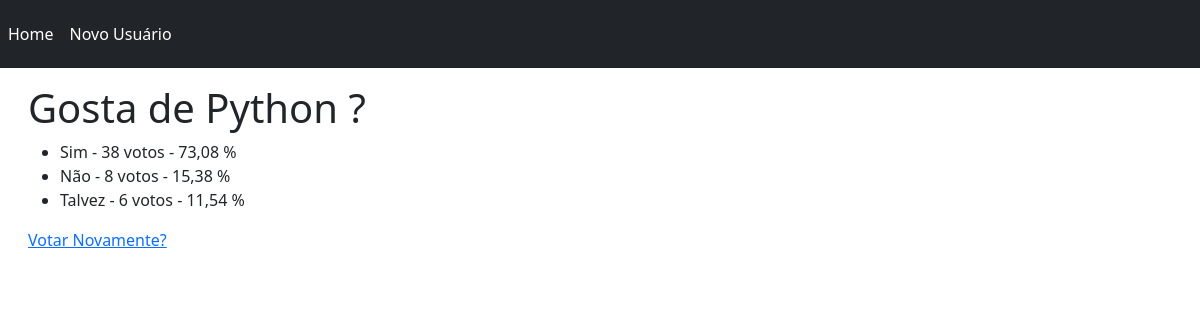
/polls/1/results/, run on an earlier commit of the app's database.
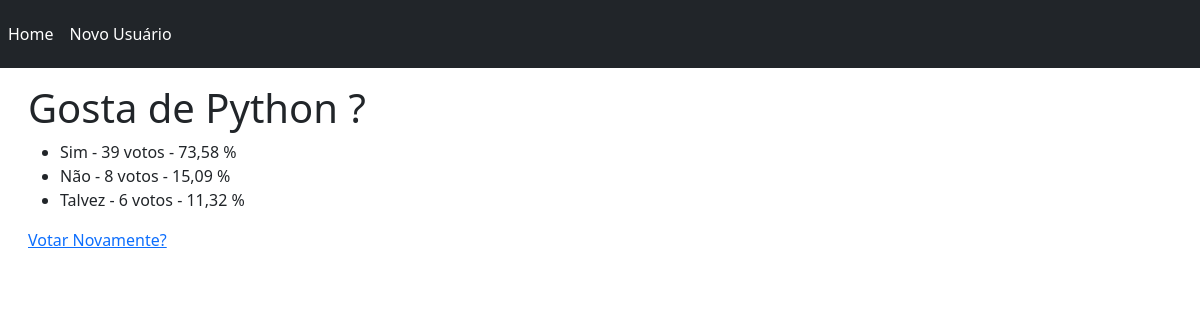
And on a later commit of the database.
### polls/models.py (models this page shows, shortened)
class Pergunta(models.Model):
    texto_da_pergunta = models.CharField(max_length=200)
    data_publicacao = models.DateTimeField("Data Publicação")

class Resposta(models.Model):
    pergunta = models.ForeignKey(Pergunta, on_delete=models.CASCADE)
    texto_da_resposta = models.CharField(max_length=200)
    votos = models.IntegerField(default=0)
    def totalVotos(self):
        id_pergunta = self.pergunta.id
        pergunta = Pergunta.objects.get(id=id_pergunta)
        total_votos = Resposta.objects.filter(pergunta=id_pergunta).aggregate(Sum("votos")).get('votos__sum', 0.00)
        percentual = ((self.votos * 100) / total_votos)
        return percentual

### polls/views.py (the view)
# urls.py: path("<int:pergunta_id>/results/", views.ResultsView, name="Resultados"),
def ResultsView(request, pergunta_id):
    pergunta = get_object_or_404(Pergunta, id=pergunta_id)
    return render(request, "polls/resultado.html", {"pergunta": pergunta})

### polls/templates/polls/resultado.html (shortened to what this page needs)
{% extends "polls/layout.html" %}
{% block conteudo %}
    <h1>{{ pergunta.texto_da_pergunta }}</h1>
    <ul>
        {% for escolha in pergunta.resposta_set.all %}
            <li>{{ escolha.texto_da_resposta }} - {{ escolha.votos }} voto{{ escolha.votos|pluralize }} - {{ escolha.totalVotos|floatformat:-2 }} %</li>
        {% endfor %}
    </ul>
    <a href="{% url 'polls:Detalhe' pergunta.id %}">Votar Novamente?</a>
{% endblock conteudo %}

### polls/templates/polls/layout.html (shortened to what this page needs)
<!DOCTYPE html>
{% load static  %}
{% load django_bootstrap5 %}
<html lang="pt-br">
<head>
    {% bootstrap_css %}
    <link rel="stylesheet" href="{% static 'polls/style.css' %}">
</head>
<body>
    <nav class="navbar navbar-expand-sm navbar-dark bg-dark divLayout">
        <div class="collapse navbar-collapse" id="navbarSupportedContent">
            <ul class="navbar-nav">
                <li class="nav-item"><a class="nav-link" href="{% url 'polls:index' %}">Home</a></li>
                <li class="nav-item"><a class="nav-link" href="{% url 'polls:Registro' %}">Novo Usuário</a></li>
            </ul>
        </div>
    </nav>
    <main>
        <div class="container m-3">
                {% block conteudo  %}
                {% endblock conteudo  %}
        </div>
    </main>
</body>
</html>

### polls/static/polls/style.css (style rules this page uses)
body { background-color:white; }

What changed in the data, as far as the page shows it:
changed Resposta "Sim": votos "38" → "39"; totalVotos "73,08" → "73,58"
computed for Resposta "Não": totalVotos "15,38" → "15,09"
computed for Resposta "Talvez": totalVotos "11,54" → "11,32"
